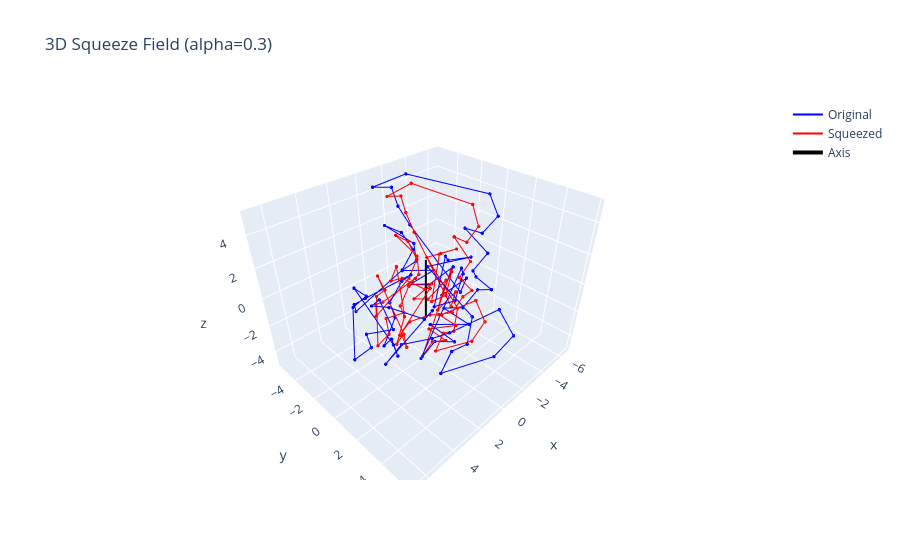

Notebook code for this chart:
### Code cell
# --- convert to numpy for plotly ---
points_np = jnp.array(points)
new_points_np = jnp.array(new_points)

# --- plotly 3D scatter ---
fig = go.Figure()

fig.add_trace(go.Scatter3d(
    x=points_np[:, 0], y=points_np[:, 1], z=points_np[:, 2],
    mode='lines+markers',
    marker=dict(size=2, color='blue', opacity=0.5),
    name='Original'
))

fig.add_trace(go.Scatter3d(
    x=new_points_np[:, 0], y=new_points_np[:, 1], z=new_points_np[:, 2],
    mode='lines+markers',
    marker=dict(size=2, color='red', opacity=0.5),
    name='Squeezed'
))

# Draw the axis line (for visual reference)
axis = jnp.array([0., 0., 1.])
center = jnp.zeros(3)
line = jnp.stack([center - 2*axis, center + 2*axis])
fig.add_trace(go.Scatter3d(
    x=line[:,0], y=line[:,1], z=line[:,2],
    mode='lines',
    line=dict(color='black', width=4),
    name='Axis'
))

fig.update_layout(
    scene=dict(
        xaxis_title='x',
        yaxis_title='y',
        zaxis_title='z',
        aspectmode='data'
    ),
    title=f"3D Squeeze Field (alpha={alpha})"
)

fig.show()

### Figure 1 — Plotly figure (JSON) as saved in the notebook; plotly's stock layout.template omitted (floating-point values rounded to 4 significant figures; data arrays with more than 128 entries replaced by an {"elided": "..."} marker saying what was removed)
{"data": [{"marker": {"color": "blue", "opacity": 0.5, "size": 2}, "mode": "lines+markers", "name": "Original", "type": "scatter3d", "x": {"elided": "770 float values"}, "y": {"elided": "770 float values"}, "z": {"elided": "770 float values"}}, {"marker": {"color": "red", "opacity": 0.5, "size": 2}, "mode": "lines+markers", "name": "Squeezed", "type": "scatter3d", "x": {"elided": "770 float values"}, "y": {"elided": "770 float values"}, "z": {"elided": "770 float values"}}, {"line": {"color": "black", "width": 4}, "mode": "lines", "name": "Axis", "type": "scatter3d", "x": [0.0, 0.0], "y": [0.0, 0.0], "z": [-2.0, 2.0]}], "layout": {"scene": {"aspectmode": "data", "xaxis": {"title": {"text": "x"}}, "yaxis": {"title": {"text": "y"}}, "zaxis": {"title": {"text": "z"}}}, "title": {"text": "3D Squeeze Field (alpha=0.3)"}}}
